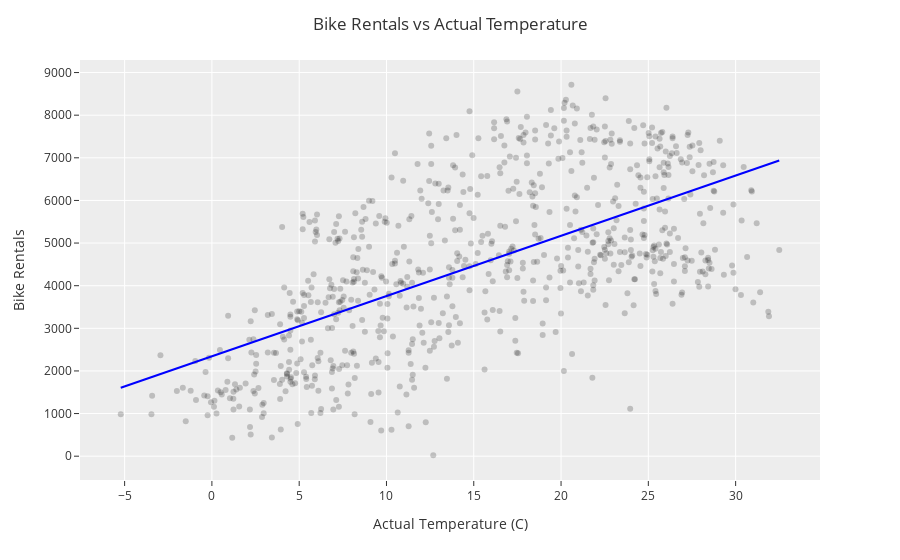

Write notebook code for a chart like this one.
### Markdown cell above
## Modeling

10.  Fit a linear model predicting total daily bike rentals from daily temperature.
    Write the linear model, interpret the slope and the intercept in context of the data, and determine and interpret the $R^2$.

10. Fit another linear model predicting total daily bike rentals from daily feeling temperature.
    Write the linear model, interpret the slope and the intercept in context of the data, and determine and interpret the $R^2$.
    Is temperature or feeling temperature a better predictor of bike rentals?
    Explain your reasoning.

11. Fit a model predicting total daily bike rentals from workingday, temperature (raw and feeling), holiday, and an interaction term between holiday and raw temperature (raw_temp * holiday_no). Use the **.get_dummies()** function to get dummy variables for the categorical data. Plot the residual of your prediction.

NOTE - in this case you won't be able to directly 2D scatter plot the results because you have too many variables. But you can still think of a way to visualize this fit...eg 3D scatter with facets or colors.

### Code cell
# Linear model cnt vs raw_temp
X = DF['raw_temp'].values.reshape(-1,1)
y = DF['cnt'].values
LM = LinearRegression()
LM.fit(X, y)

fig = px.scatter(DF,
                 x='raw_temp',
                 y='cnt',
                 color_discrete_sequence=['black'],
                 opacity=0.2)

fig.update_layout(template="ggplot2",
                  title='Bike Rentals vs Actual Temperature',
                  title_x=0.5,
                  xaxis_title='Actual Temperature (C)',
                  yaxis_title='Bike Rentals')

DF_model = pd.DataFrame()
DF_model['w'] = DF['raw_temp']
DF_model['y'] = LM.coef_*DF_model['w']+LM.intercept_
DF_model = DF_model.sort_values('w')

fig.add_trace(
    px.line(DF_model, x='w', y='y',color_discrete_sequence=['blue']).data[0]
)

fig.show()

print(LM.coef_)
print(LM.intercept_)
print(LM.score(X,y))

### Figure 1 — Plotly figure (JSON) as saved in the notebook; plotly's stock layout.template omitted (floating-point values rounded to 4 significant figures; data arrays with more than 128 entries replaced by an {"elided": "..."} marker saying what was removed)
{"data": [{"hovertemplate": "raw_temp=%{x}<br>cnt=%{y}<extra></extra>", "legendgroup": "", "marker": {"color": "black", "opacity": 0.2, "symbol": "circle"}, "mode": "markers", "name": "", "orientation": "v", "showlegend": false, "type": "scatter", "x": {"elided": "731 float values"}, "xaxis": "x", "y": {"elided": "731 int values"}, "yaxis": "y"}, {"hovertemplate": "w=%{x}<br>y=%{y}<extra></extra>", "legendgroup": "", "line": {"color": "blue", "dash": "solid"}, "marker": {"symbol": "circle"}, "mode": "lines", "name": "", "orientation": "v", "showlegend": false, "type": "scatter", "x": {"elided": "731 float values"}, "xaxis": "x", "y": {"elided": "731 float values"}, "yaxis": "y"}], "layout": {"autosize": true, "legend": {"tracegroupgap": 0}, "margin": {"t": 60}, "title": {"text": "Bike Rentals vs Actual Temperature", "x": 0.5}, "xaxis": {"anchor": "y", "autorange": true, "domain": [0, 1], "range": [-7.517, 34.79], "title": {"text": "Actual Temperature (C)"}, "type": "linear"}, "yaxis": {"anchor": "x", "autorange": true, "domain": [0, 1], "range": [-651.0, 9387.0], "title": {"text": "Bike Rentals"}, "type": "linear"}}}
